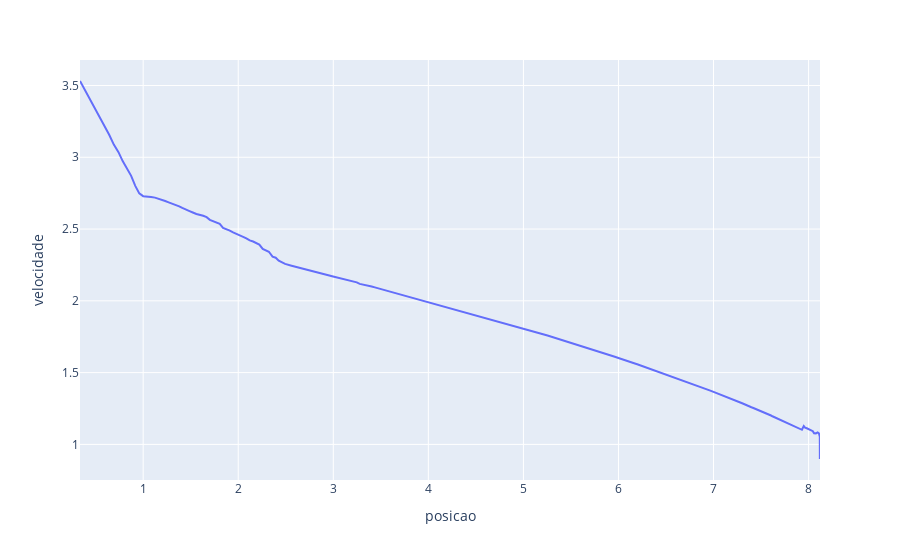

The notebook cell saved with this chart:
### Markdown cell above
### interative plot for any CSV

### Code cell
df = pd.read_csv('/home/jp/Documents/Ball-analysis/csv/4.csv', header= None)
df = getDftoIntercept(df)
#df.drop_duplicates(subset=['posicao'], keep='first', inplace=True)
fig = px.line(df,x='posicao',y='velocidade')
fig.show()

### Figure 1 — Plotly figure (JSON) as saved in the notebook; plotly's stock layout.template omitted (floating-point values rounded to 4 significant figures; data arrays with more than 128 entries replaced by an {"elided": "..."} marker saying what was removed)
{"data": [{"hovertemplate": "posicao=%{x}<br>velocidade=%{y}<extra></extra>", "legendgroup": "", "line": {"color": "#636efa", "dash": "solid"}, "marker": {"symbol": "circle"}, "mode": "lines", "name": "", "orientation": "v", "showlegend": false, "type": "scatter", "x": {"elided": "267 float values"}, "xaxis": "x", "y": {"elided": "267 float values"}, "yaxis": "y"}], "layout": {"legend": {"tracegroupgap": 0}, "margin": {"t": 60}, "xaxis": {"anchor": "y", "domain": [0, 1], "title": {"text": "posicao"}}, "yaxis": {"anchor": "x", "domain": [0, 1], "title": {"text": "velocidade"}}}}
